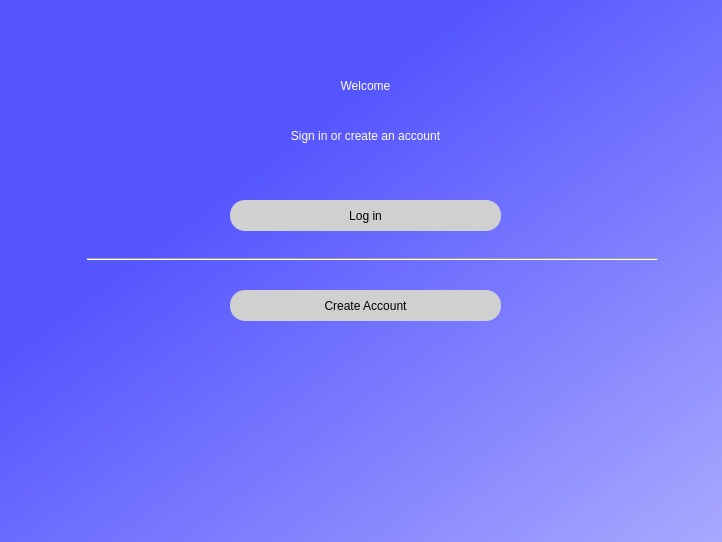
<?xml version="1.0" encoding="UTF-8"?>
<ui version="4.0">
 <class>Form</class>
 <widget class="QWidget" name="Form">
  <property name="windowModality">
   <enum>Qt::NonModal</enum>
  </property>
  <property name="geometry">
   <rect>
    <x>0</x>
    <y>0</y>
    <width>722</width>
    <height>542</height>
   </rect>
  </property>
  <property name="windowTitle">
   <string>Welcome</string>
  </property>
  <property name="windowIcon">
   <iconset>
    <normaloff>../sample.ico</normaloff>../sample.ico</iconset>
  </property>
  <widget class="QWidget" name="widget" native="true">
   <property name="geometry">
    <rect>
     <x>0</x>
     <y>0</y>
     <width>731</width>
     <height>551</height>
    </rect>
   </property>
   <property name="styleSheet">
    <string notr="true">QWidget#widget{
	background-color: qlineargradient(spread:pad, x1:0, y1:0, x2:1, y2:1, stop:0.323864 rgba(85, 85, 255, 255), stop:1 rgba(170, 170, 255, 255));
}</string>
   </property>
   <widget class="QLabel" name="label">
    <property name="enabled">
     <bool>true</bool>
    </property>
    <property name="geometry">
     <rect>
      <x>0</x>
      <y>50</y>
      <width>731</width>
      <height>71</height>
     </rect>
    </property>
    <property name="styleSheet">
     <string notr="true">font: 36pt &quot;MS Shell Dlg 2&quot;; color: white;</string>
    </property>
    <property name="text">
     <string>Welcome</string>
    </property>
    <property name="alignment">
     <set>Qt::AlignCenter</set>
    </property>
   </widget>
   <widget class="QLabel" name="label_2">
    <property name="geometry">
     <rect>
      <x>0</x>
      <y>120</y>
      <width>731</width>
      <height>31</height>
     </rect>
    </property>
    <property name="styleSheet">
     <string notr="true">color: white;
font: 14pt &quot;MS Shell Dlg 2&quot;;
</string>
    </property>
    <property name="text">
     <string>Sign in or create an account</string>
    </property>
    <property name="alignment">
     <set>Qt::AlignCenter</set>
    </property>
   </widget>
   <widget class="QPushButton" name="btn_login">
    <property name="geometry">
     <rect>
      <x>230</x>
      <y>200</y>
      <width>271</width>
      <height>31</height>
     </rect>
    </property>
    <property name="styleSheet">
     <string notr="true">QPushButton#btn_login {
border-radius: 15px;
background-color: rgb(208, 208, 208);
font: 10pt &quot;MS Shell Dlg 2&quot;; 
}

QPushButton:hover#btn_login {
background-color:  rgb(0, 170, 255);
color: white; 
}</string>
    </property>
    <property name="text">
     <string>Log in</string>
    </property>
   </widget>
   <widget class="QPushButton" name="btn_create_account">
    <property name="geometry">
     <rect>
      <x>230</x>
      <y>290</y>
      <width>271</width>
      <height>31</height>
     </rect>
    </property>
    <property name="styleSheet">
     <string notr="true">QPushButton#btn_create_account {
border-radius: 15px;
background-color: rgb(208, 208, 208);
font: 10pt &quot;MS Shell Dlg 2&quot;; 
}

QPushButton:hover#btn_create_account {
background-color:  rgb(0, 170, 127);
color: white; 
}</string>
    </property>
    <property name="text">
     <string>Create Account</string>
    </property>
   </widget>
   <widget class="Line" name="line">
    <property name="geometry">
     <rect>
      <x>87</x>
      <y>229</y>
      <width>571</width>
      <height>61</height>
     </rect>
    </property>
    <property name="orientation">
     <enum>Qt::Horizontal</enum>
    </property>
   </widget>
  </widget>
 </widget>
 <resources/>
 <connections/>
</ui>
